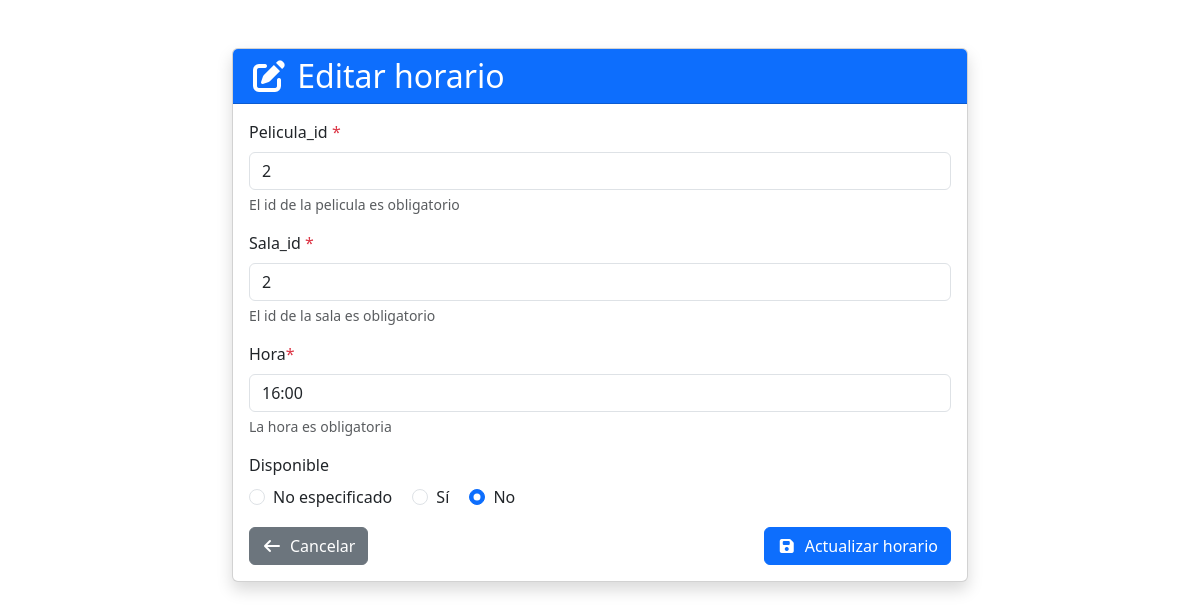
Screenshot of /horarios/2/edit with the database file from the repository.
### app/models/horario.py (models this page shows)
class Horario(Base):
    __tablename__ = "horarios" #nombre de la tabla en bd
    id: Mapped[int] = mapped_column(Integer, primary_key=True, autoincrement=True)
    pelicula_id: Mapped[int] = mapped_column(Integer,nullable=False)
    sala_id: Mapped[int] = mapped_column(ForeignKey("salas.id"), nullable=False)
    sala: Mapped["SalaORM"] = relationship("SalaORM")
    hora: Mapped[str] = mapped_column(String, nullable=False)
    disponible:Mapped[bool] = mapped_column(Boolean, nullable=False)

### app/routers/web/horarios.py (the view)
@router.get("/{horario_id}/edit", response_class=HTMLResponse)
def show_edit_form(request: Request, horario_id: int, db: Session = Depends(get_db)):
    horario = db.execute(select(Horario).where(Horario.id == horario_id)
                         .options(joinedload(Horario.sala))).scalar_one_or_none()
    if horario is None:
        raise HTTPException(status_code=404, detail="404 - Horario no encontrado")
    salas = db.execute(select(SalaORM)).scalars().all()
    return templates.TemplateResponse("horarios/form.html", {"request": request, "horario": horario, "salas": salas})

### app/templates/horarios/form.html (shortened to what this page needs)
<!DOCTYPE html>
<html lang="en">
<head>
    <link href="https://cdn.jsdelivr.net/npm/bootstrap@5.3.8/dist/css/bootstrap.min.css" rel="stylesheet">
    <link rel="stylesheet" href="https://cdnjs.cloudflare.com/ajax/libs/font-awesome/7.0.1/css/all.min.css" />
</head>
<body>
    <div class="container mt-5">
        <div class="row justify-content-center">
            <div class="col-md-8">
                <div class="card shadow">
                    <div class="card-header bg-primary text-white">
                        <h2 class="card-title mb-0">
                            <i class="fa-solid fa-{% if horario %}pen-to-square{% else %}plus{% endif %}"></i>
                            {% if horario %}Editar horario{% else %}Crear nuevo horario{% endif %}
                        </h2>
                    </div>
                    <div class="card-body">
                        <form method="post" action="{% if horario %}/horarios/{{ horario.id }}/edit{% else %}/horarios/new{% endif %}">
                            <div class="mb-3">
                                <label for="pelicula_id" class="form-label">Pelicula_id <span class="text-danger">*</span></label>
                                <input
                                    type="number"
                                    class="form-control"
                                    id="pelicula_id"
                                    name="pelicula_id"
                                    value="{% if form_data %}{{ form_data.get('pelicula_id', '') }}{% elif horario %}{{ horario.pelicula_id }}{% endif %}"
                                    required
                                    min="1"
                                >
                                <div class="form-text">El id de la pelicula es obligatorio</div>
                            </div>
                            <div class="mb-3">
                                <label for="sala_id" class="form-label">Sala_id <span class="text-danger">*</span></label>
                                <input
                                    type="number"
                                    class="form-control"
                                    id="sala_id"
                                    name="sala_id"
                                    value="{% if form_data %}{{ form_data.get('sala_id', '') }}{% elif horario %}{{ horario.sala_id }}{% endif %}"
                                    required
                                    min="1"
                                >
                                <div class="form-text">El id de la sala es obligatorio</div>
                            </div>
                            <div class="mb-3">
                                <label for="hora" class="form-label">Hora<span class="text-danger">*</span></label>
                                <input
                                    type="text"
                                    class="form-control"
                                    id="hora"
                                    name="hora"
                                    value="{% if form_data %}{{ form_data.get('hora', '') }}{% elif horario %}{{ horario.hora }}{% endif %}"
                                    required>
                                    <div class="form-text">La hora es obligatoria</div>
                            </div>
                            <div class="mb-3">
                                <label class="form-label">Disponible</label>
                                <div>
                                    <div class="form-check form-check-inline">
                                        <input
                                            class="form-check-input"
                                            type="radio"
                                            name="disponible"
                                            id="disponible_none"
                                            value=""
                                        >
                                        <label class="form-check-label" for="disponible_none">
                                            No especificado
                                        </label>
                                    </div>
                                    <div class="form-check form-check-inline">
                                        <input
                                            class="form-check-input"
                                            type="radio"
                                            name="disponible"
                                            id="disponible_true"
                                            value="true"
                                        >
                                        <label class="form-check-label" for="disponible_true">
                                            Sí
                                        </label>
                                    </div>
                                    <div class="form-check form-check-inline">
                                        <input
                                            class="form-check-input"
                                            type="radio"
                                            name="disponible"
                                            id="disponible_false"
                                            value="false"
                                            {% if form_data and form_data.get('disponible') == 'false' %}checked{% elif horario and horario.disponible is not none and not horario.disponible %}checked{% endif %}
                                        >
                                        <label class="form-check-label" for="disponible_false">
                                            No
                                        </label>
                                    </div>
                                </div>
                            </div>
                            <div class="d-flex justify-content-between">
                                <a href="/horarios" class="btn btn-secondary">
                                    <i class="fa-solid fa-arrow-left me-2"></i>Cancelar
                                </a>
                                <button type="submit" class="btn btn-primary">
                                    <i class="fa-solid fa-floppy-disk me-2"></i>{% if horario %}Actualizar{% else %}Crear{% endif %} horario
                                </button>
                            </div>
                        </form>
                    </div>
                </div>
            </div>
        </div>
    </div>
</body>
</html>

### rows the page displays
Horario: pelicula_id "2", sala_id "2", hora "16:00", disponible "☐ No especificado", disponible "☐ Sí", disponible "☑ No"
